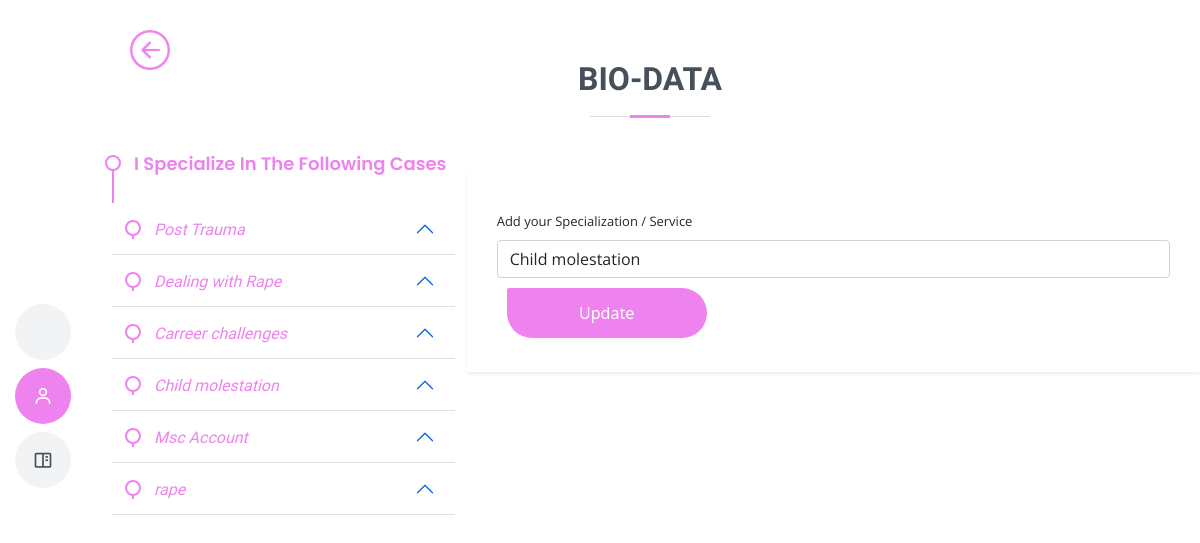
Before: /services/10/update (signed in) with the older database file.
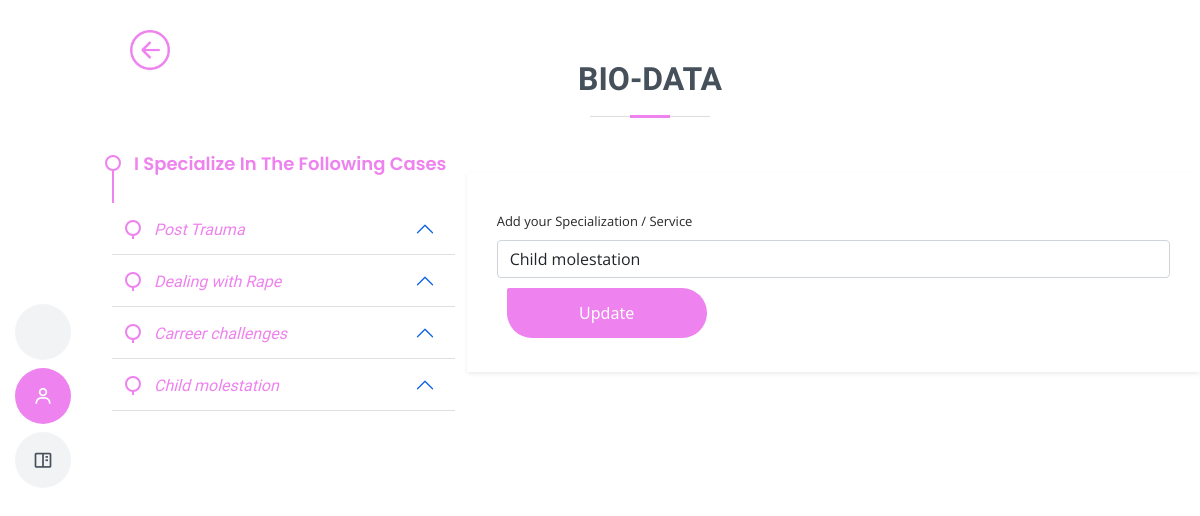
After: the same page with the newer database file.
### fc/models.py (models this page shows)
class Specialization(db.Model, UserMixin):
    id = db.Column(db.Integer, primary_key=True)
    fc_id = db.Column(db.String(255), nullable=True)
    email = db.Column(db.String(255), nullable=False)
    spec = db.Column(db.String(255),  nullable=False)
    spec_status = db.Column(db.String(255), nullable=True, default= 0)
    completed_at = db.Column(db.DateTime(), default=datetime.utcnow)
    active = db.Column(db.Boolean())
    confirmed_at = db.Column(db.DateTime())

### fc/routes.py (the view)
@app.route('/services/<int:spec_id>/update',methods=['GET', 'POST'])
@login_required
def edit_service(spec_id):
  form = EditSpecForm()
  specials = Specialization.query.filter_by(email= current_user.email)
  specs = Specialization.query.get(spec_id)
  if form.validate_on_submit():
    specs.spec = form.spec.data
    db.session.commit()
    flash(f'Updated Successfully !', 'success')
    return redirect (url_for('services', spec_id = specs.id))
  elif request.method == 'GET':
    form.spec.data = specs.spec
  image = url_for('static', filename='user_uploads/' + str(current_user.fc_image))
  return render_template('editspec.html', title = 'Add Specialization', image = image, specials = specials,  form=form, spec_id = specs.id)

### fc/forms.py
class EditSpecForm(FlaskForm):
    spec = StringField('Add your Specialization / Service', validators=[DataRequired(), Length(min=2, max=25, message=('Please enter one specialization or service at a time'))])
    submit = SubmitField ('Update')

### fc/__init__.py (called while the page is built)
@login_manager.user_loader
def load_user(user_id):
	return User.query.get(int(user_id))

### fc/templates/editspec.html (shortened to what the changed rows need)
<!DOCTYPE html>
<html lang="en">
<head>
  <link href="/static/profile_style/assets/vendor/aos/aos.css" rel="stylesheet">
  <link href="/static/profile_style/assets/vendor/bootstrap/css/bootstrap.min.css" rel="stylesheet">
  <link href="/static/profile_style/assets/vendor/bootstrap-icons/bootstrap-icons.css" rel="stylesheet">
  <link href="/static/profile_style/assets/vendor/boxicons/css/boxicons.min.css" rel="stylesheet">
  <link href="/static/profile_style/assets/vendor/glightbox/css/glightbox.min.css" rel="stylesheet">
  <link href="/static/profile_style/assets/vendor/swiper/swiper-bundle.min.css" rel="stylesheet">
  <link href="/static/profile_style/assets/css/style.css" rel="stylesheet">
</head>
<body>
  <main id="main">
 <section id="contact" class="contact">
      <div class="container" data-aos="fade-up">
        <div class="section-title ">
          <h2>Bio-data</h2>
        </div>
        <div class="row mt-1 ">
          <div class="col-lg-4" style="margin-top:-15px">
                    {% if specials.count() > 0 %}
            <div class="resume">
              {% for special in specials %}
                <div class="accordion" style="border-style: none;outline: none;outline-style: none; ">
            <div class="accordion"  style="border-style: none;outline: none; outline-style: none;">
            <div class="accordion-item" style="border-style: none;outline: none; ">
              <h2 class="accordion-header" id="headingOne" style="border-style: none;outline: none;outline-style: none;color:violet">
                <button class="accordion-button" type="button" data-bs-toggle="collapse" data-bs-target="#collapseOne" aria-expanded="true" style="border-style:none;outline:none;outline-style: none; background-color: #ffffff; color:violet">
                <div class="resume">
                   <i class="resume-item" style="color:violet"> {{special.spec}}</i>
                </div>
                </button>
              </h2>
            </div>
            </div>
             </div>
              {% endfor %}
            </div>
                 {% endif %}
          </div>
          <div class="col-lg-8 mt-5 mt-lg-0 border-1 shadow-sm" style="padding: 20px 30px; height:200px">
            <form method="post" action="" enctype="multipart/form-data" accept-charset="UTF-8" autocomplete="off">
              <div class="form-group mt-3">
                {{ form.spec.label(class="form-label", style="font-size:13px") }}
                      {% if form.spec.errors %}
                      {{ form.spec(class="form-control is-invalid") }}
                        <ul class="errors">
                          {% for error in form.spec.errors %}
                            <li>{{ error }}</li>
                          {% endfor %}
                        </ul>
                        {% else %}
                         {{ form.spec(class="form-control", id="md-phone") }}
                  {% endif %}
              </div>
            </form>
          </div>
        </div>
      </div>
    </section>
  </main>
</body>
</html>

Changed rows visible on the page:
removed Specialization: spec "Msc Account"
removed Specialization: spec "rape"
